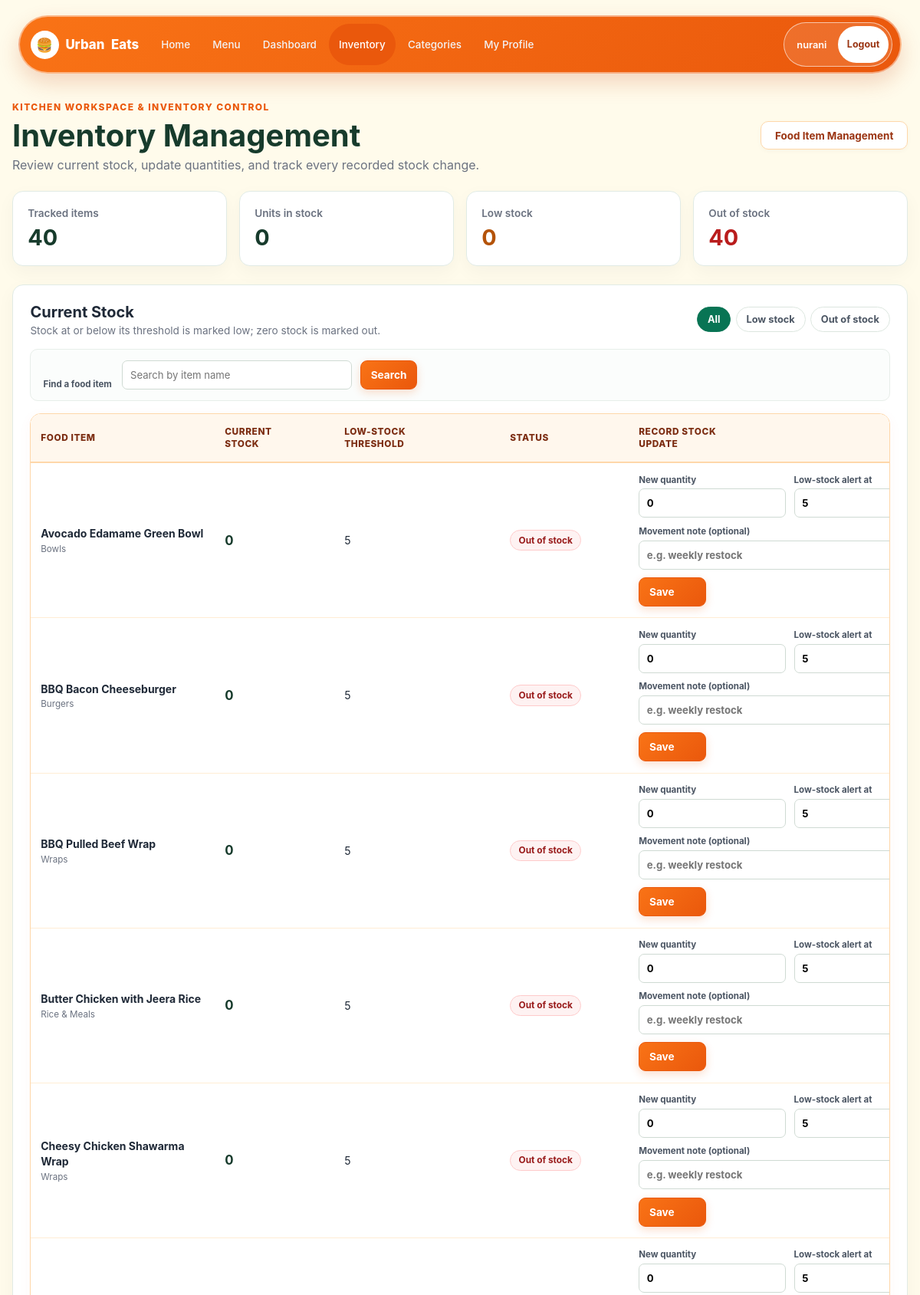
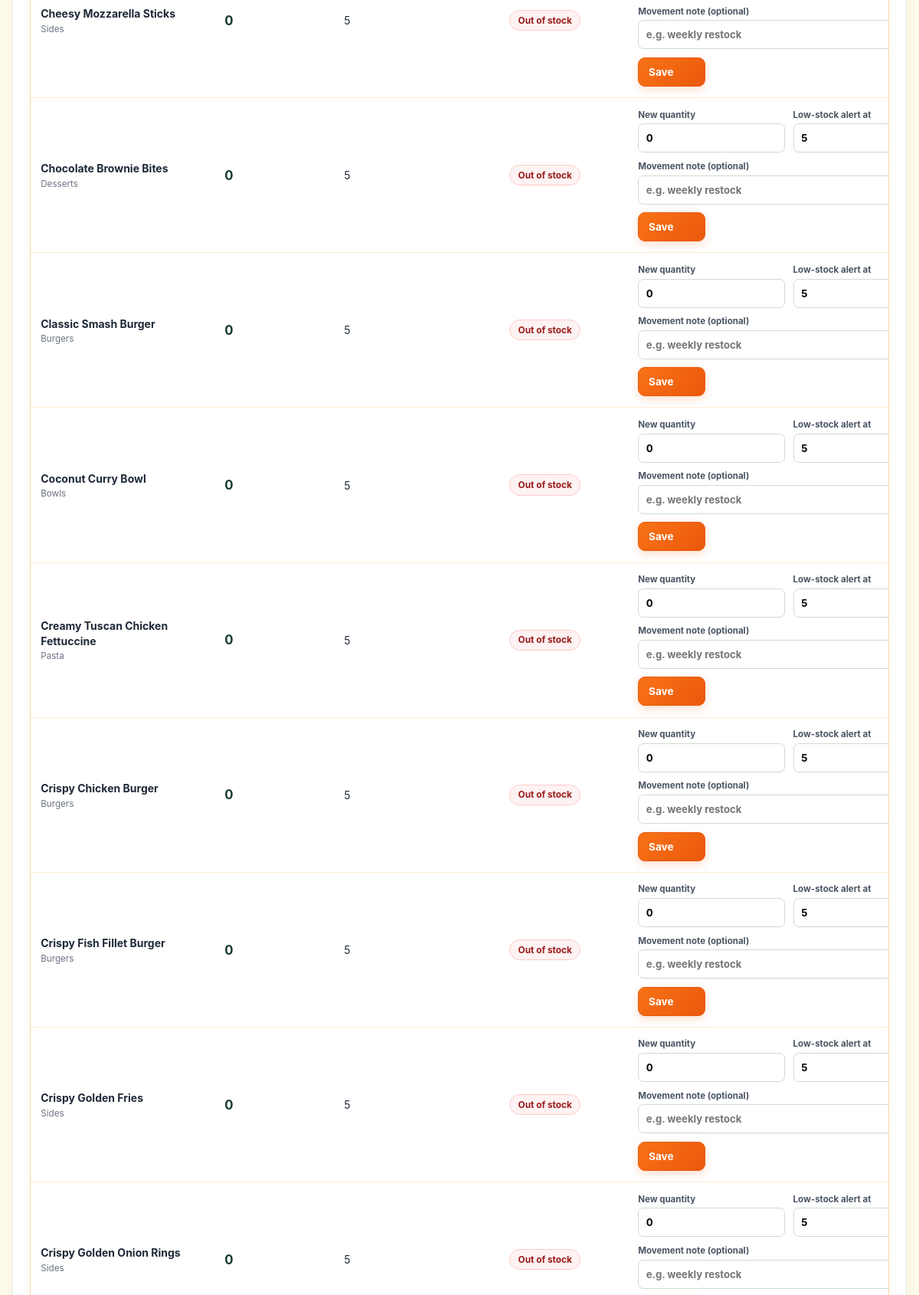
The app's page /kitchen/inventory.php (signed in, upper part) with its own data (2 pictures, top to bottom).
### tables this page shows
CREATE TABLE `food_items` (
  `item_id` int(11) NOT NULL,
  `name` varchar(120) NOT NULL,
  `description` text NOT NULL,
  `category` varchar(80) NOT NULL,
  `price` decimal(10,2) NOT NULL,
  `image_path` varchar(255) NOT NULL,
  `is_available` tinyint(1) NOT NULL DEFAULT 1,
  `stock_quantity` int(10) unsigned NOT NULL DEFAULT 0,
  `low_stock_threshold` int(10) unsigned NOT NULL DEFAULT 5
);

### includes/functions.php (called while the page is built, shortened)
<?php
function url(string $path = ''): string {
    return BASE_URL . '/' . ltrim($path, '/');
}
function e(?string $value): string {
    return htmlspecialchars($value ?? '', ENT_QUOTES, 'UTF-8');
}

### kitchen/inventory.php (the view, shortened to what this page needs)
<?php
require_once '../config/db.php';
require_once '../includes/functions.php';
try {
    $pdo->query('SELECT stock_quantity, low_stock_threshold FROM food_items LIMIT 0');
    $pdo->query('SELECT movement_id FROM inventory_movements LIMIT 0');
} catch (PDOException $exception) {
    error_log('[Inventory Schema Not Ready] ' . $exception->getMessage());
    http_response_code(503);
    $page_title = 'Inventory Setup Required';
    include '../includes/header.php';
    ?>
    <section class="inventory-page">
        <div class="inventory-panel" role="alert">
            <h1>Inventory setup required</h1>
            <p>The database is missing the stock tracking fields or movement history table.</p>
            <p>In phpMyAdmin, select the <strong>urbaneats_db</strong> database and run <code>database/inventory_migration.sql</code> once. Then reload this page.</p>
            <p>If you already ran the migration, confirm it was applied to the same database configured in <code>config/db.php</code>.</p>
        </div>
    </section>
    <?php
    include '../includes/footer.php';
    exit;
}
$status = is_string($_GET['status'] ?? null) && in_array($_GET['status'], ['all', 'low', 'out'], true)
    ? $_GET['status']
    : 'all';
$search = is_string($_GET['q'] ?? null) ? trim($_GET['q']) : '';
$conditions = [];
$params = [];
$where_clause = $conditions ? 'WHERE ' . implode(' AND ', $conditions) : '';
$items_stmt = $pdo->prepare(
    "SELECT item_id, name, category, stock_quantity, low_stock_threshold
     FROM food_items $where_clause
     ORDER BY stock_quantity ASC, name ASC"
);
$items_stmt->execute($params);
$items = $items_stmt->fetchAll();
$summary = $pdo->query(
    'SELECT COUNT(*) AS item_count,
            COALESCE(SUM(stock_quantity), 0) AS unit_count,
            SUM(CASE WHEN stock_quantity > 0 AND stock_quantity <= low_stock_threshold THEN 1 ELSE 0 END) AS low_count,
            SUM(CASE WHEN stock_quantity = 0 THEN 1 ELSE 0 END) AS out_count
     FROM food_items'
)->fetch();
include '../includes/header.php';
?>
<section class="inventory-page">
    <div class="inventory-heading">
        <div>
            <span class="role-dashboard-eyebrow">KITCHEN WORKSPACE &amp; INVENTORY CONTROL</span>
            <h1>Inventory Management</h1>
            <p>Review current stock, update quantities, and track every recorded stock change.</p>
        </div>
        <a class="kitchen-public-link" href="<?= e(url('kitchen/dashboard.php')) ?>">Food Item Management</a>
    </div>
    <section class="inventory-summary" aria-label="Inventory summary">
        <article class="inventory-summary-card">
            <span>Tracked items</span>
            <strong><?= (int)$summary['item_count'] ?></strong>
        </article>
        <article class="inventory-summary-card">
            <span>Units in stock</span>
            <strong><?= (int)$summary['unit_count'] ?></strong>
        </article>
        <article class="inventory-summary-card inventory-summary-low">
            <span>Low stock</span>
            <strong><?= (int)$summary['low_count'] ?></strong>
        </article>
        <article class="inventory-summary-card inventory-summary-out">
            <span>Out of stock</span>
            <strong><?= (int)$summary['out_count'] ?></strong>
        </article>
    </section>
    <section class="inventory-panel" aria-label="Current inventory">
        <div class="inventory-panel-heading">
            <div>
                <h2>Current Stock</h2>
                <p>Stock at or below its threshold is marked low; zero stock is marked out.</p>
            </div>
            <nav class="inventory-status-filter" aria-label="Filter inventory by status">
                <a href="<?= e(url('kitchen/inventory.php')) ?>" class="<?= $status === 'all' ? 'active' : '' ?>">All</a>
                <a href="<?= e(url('kitchen/inventory.php?status=low')) ?>" class="<?= $status === 'low' ? 'active' : '' ?>">Low stock</a>
                <a href="<?= e(url('kitchen/inventory.php?status=out')) ?>" class="<?= $status === 'out' ? 'active' : '' ?>">Out of stock</a>
            </nav>
        </div>
        <form class="inventory-search" method="get" action="<?= e(url('kitchen/inventory.php')) ?>">
            <label for="inventory-search">Find a food item</label>
            <input id="inventory-search" type="search" name="q" value="<?= e($search) ?>" placeholder="Search by item name">
            <button class="btn-kitchen-filter" type="submit">Search</button>
        </form>
        <?php if ($items): ?>
            <div class="kitchen-table-wrapper">
                <table class="kitchen-table inventory-table">
                    <colgroup>
                        <col class="inventory-column-item">
                        <col class="inventory-column-current">
                        <col class="inventory-column-threshold">
                        <col class="inventory-column-status">
                        <col class="inventory-column-update">
                    </colgroup>
                    <thead>
                        <tr>
                            <th>Food item</th>
                            <th>Current<br>stock</th>
                            <th>Low-stock<br>threshold</th>
                            <th>Status</th>
                            <th>Record stock<br>update</th>
                        </tr>
                    </thead>
                    <tbody>
                        <?php foreach ($items as $item): ?>
                            <?php
                            $quantity = (int)$item['stock_quantity'];
                            $threshold = (int)$item['low_stock_threshold'];
                            $stock_status = $quantity === 0 ? 'out' : ($quantity <= $threshold ? 'low' : 'in-stock');
                            $status_label = $stock_status === 'out' ? 'Out of stock' : ($stock_status === 'low' ? 'Low stock' : 'In stock');
                            ?>
                            <tr>
                                <td data-label="Food item">
                                    <strong><?= e($item['name']) ?></strong>
                                    <small><?= e($item['category']) ?></small>
                                </td>
                                <td data-label="Current stock"><strong><?= $quantity ?></strong></td>
                                <td data-label="Low-stock threshold"><?= $threshold ?></td>
                                <td data-label="Status"><span class="inventory-status-badge <?= e($stock_status) ?>"><?= e($status_label) ?></span></td>
                                <td data-label="Record stock update">
                                    <form class="inventory-update-form" method="post" action="<?= e(url('kitchen/inventory.php') . ($status !== 'all' ? '?' . http_build_query(['status' => $status]) : '')) ?>">
                                        <label>
                                            <span>New quantity</span>
                                            <input type="number" name="stock_quantity" min="0" max="2147483647" step="1" value="<?= $quantity ?>" required>
                                        </label>
                                        <label>
                                            <span>Low-stock alert at</span>
                                            <input type="number" name="low_stock_threshold" min="0" max="2147483647" step="1" value="<?= $threshold ?>" required>
                                        </label>
                                        <label class="inventory-note">
                                            <span>Movement note (optional)</span>
                                            <input type="text" name="note" maxlength="255" placeholder="e.g. weekly restock">
                                        </label>
                                        <button type="submit" class="btn-kitchen-filter">Save</button>
                                    </form>
                                </td>
                            </tr>
                        <?php endforeach; ?>
                    </tbody>
                </table>
            </div>
        <?php endif; ?>
    </section>
</section>
<?php include '../includes/footer.php'; ?>

### records on screen
food_items: name "Avocado Edamame Green Bowl", category "Bowls", stock_quantity "0", low_stock_threshold "5", stock_quantity "Out of stock"
food_items: name "BBQ Bacon Cheeseburger", category "Burgers", stock_quantity "0", low_stock_threshold "5", stock_quantity "Out of stock"
food_items: name "BBQ Pulled Beef Wrap", category "Wraps", stock_quantity "0", low_stock_threshold "5", stock_quantity "Out of stock"
food_items: name "Butter Chicken with Jeera Rice", category "Rice & Meals", stock_quantity "0", low_stock_threshold "5", stock_quantity "Out of stock"
food_items: name "Cheesy Chicken Shawarma Wrap", category "Wraps", stock_quantity "0", low_stock_threshold "5", stock_quantity "Out of stock"
food_items: name "Cheesy Mozzarella Sticks", category "Sides", stock_quantity "0", low_stock_threshold "5", stock_quantity "Out of stock"
food_items: name "Chocolate Brownie Bites", category "Desserts", stock_quantity "0", low_stock_threshold "5", stock_quantity "Out of stock"
food_items: name "Classic Smash Burger", category "Burgers", stock_quantity "0", low_stock_threshold "5", stock_quantity "Out of stock"
food_items: name "Coconut Curry Bowl", category "Bowls", stock_quantity "0", low_stock_threshold "5", stock_quantity "Out of stock"
food_items: name "Creamy Tuscan Chicken Fettuccine", category "Pasta", stock_quantity "0", low_stock_threshold "5", stock_quantity "Out of stock"
food_items: name "Crispy Chicken Burger", category "Burgers", stock_quantity "0", low_stock_threshold "5", stock_quantity "Out of stock"
food_items: name "Crispy Fish Fillet Burger", category "Burgers", stock_quantity "0", low_stock_threshold "5", stock_quantity "Out of stock"
food_items: name "Crispy Golden Fries", category "Sides", stock_quantity "0", low_stock_threshold "5", stock_quantity "Out of stock"
food_items: name "Crispy Golden Onion Rings", category "Sides", stock_quantity "0", low_stock_threshold "5", stock_quantity "Out of stock"

### other values on screen
$_SESSION['full_name'] "nurani"
$summary['item_count'] "40"
$summary['unit_count'] "0"
$summary['low_count'] "0"
$summary['out_count'] "40"
